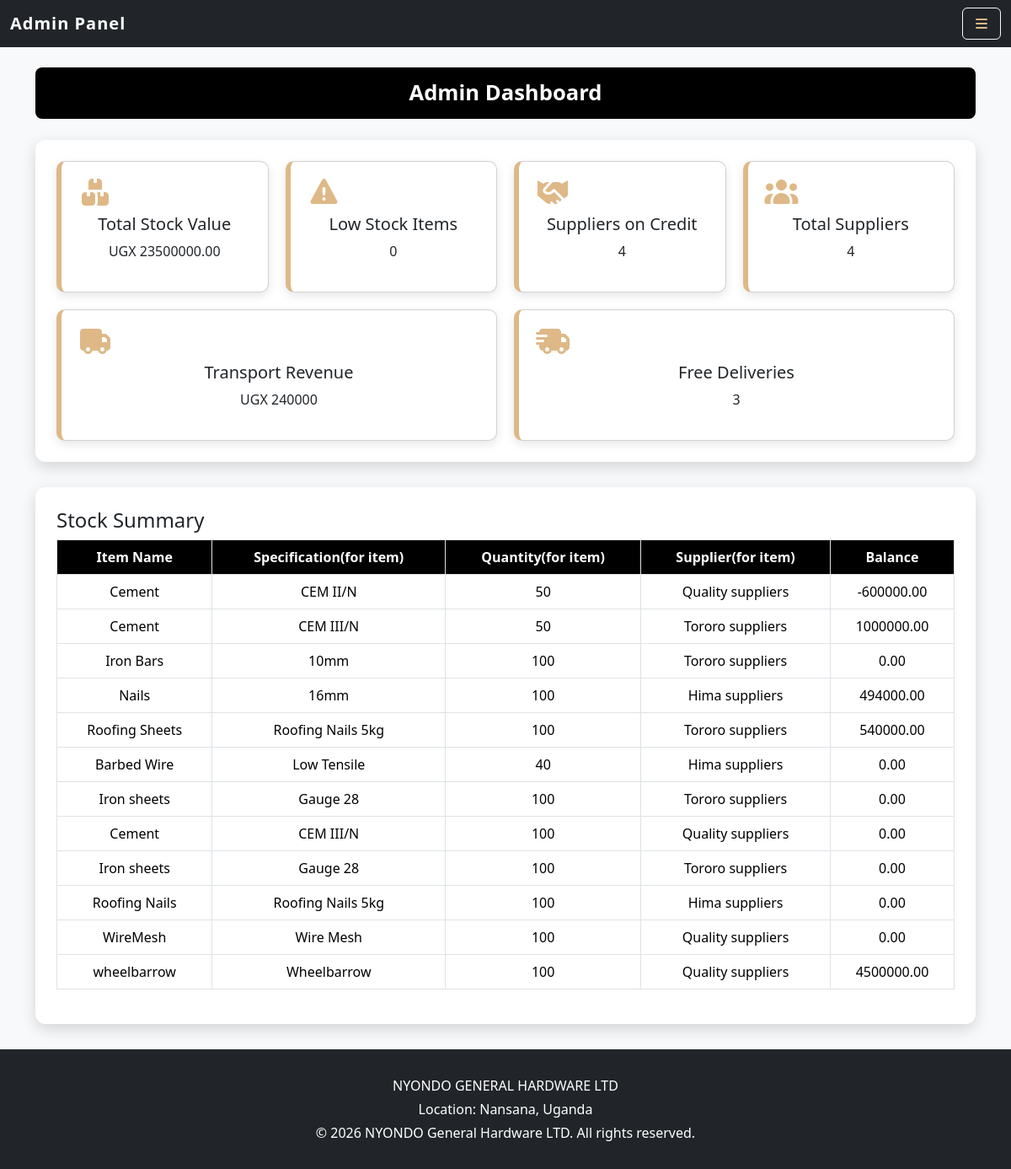
Before: /dashboard/ (signed in) with the older database file.
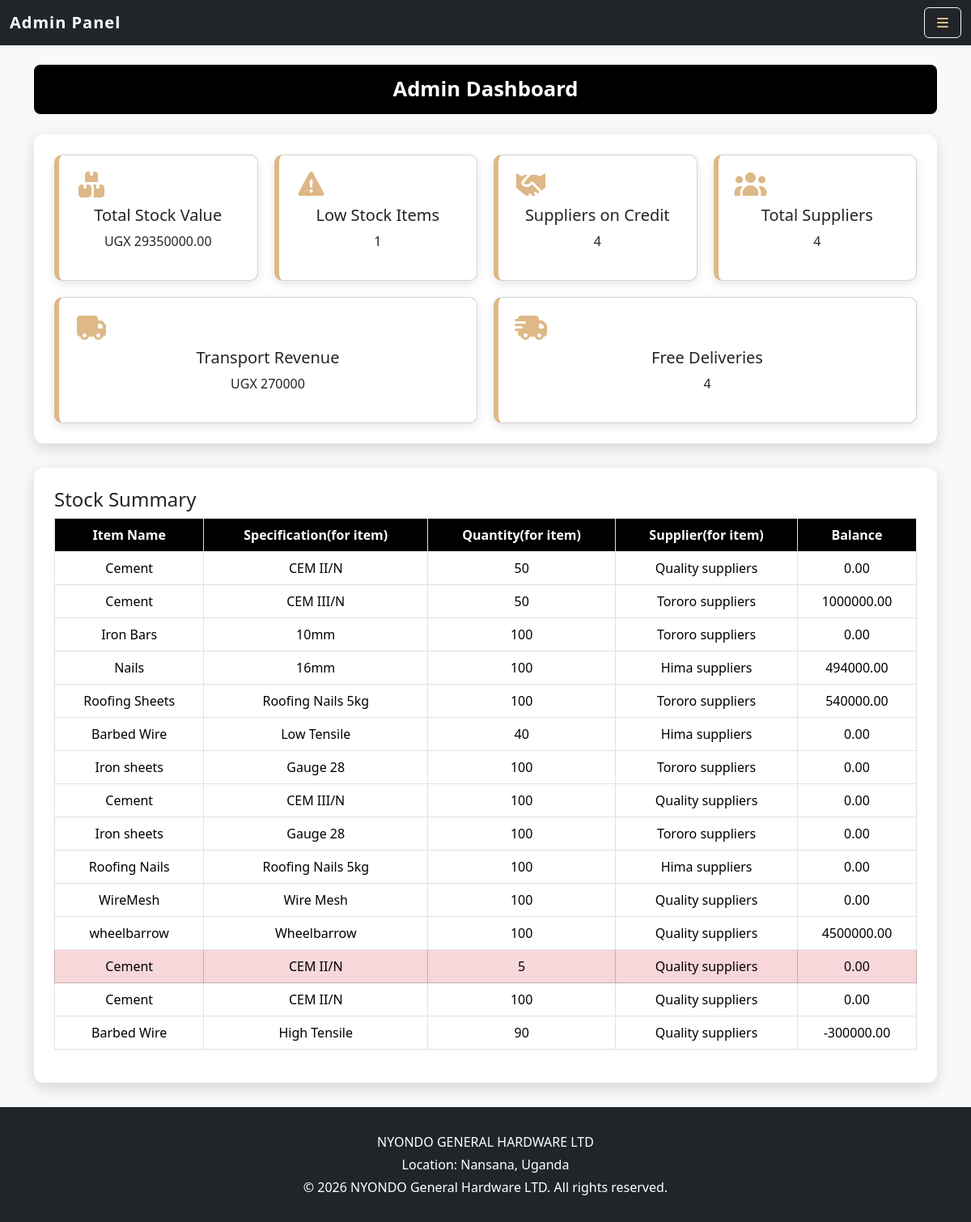
After: the same page with the newer database file.
### dupapp/models.py (models this page shows, shortened)
class Stock(models.Model):
    item_name = models.CharField(max_length=50)
    specification = models.CharField(max_length=100,blank=True)
    quantity = models.IntegerField()
    unit_cost = models.DecimalField(max_digits=10,decimal_places=2)
    selling_price = models.DecimalField(max_digits=10,decimal_places=2 )
    supplier = models.ForeignKey(Supplier,on_delete=models.CASCADE,related_name='stocks')
    date_received = models.DateTimeField(auto_now_add=True)
    payment_method = models.CharField(max_length=20,choices=[
            ('Cash', 'Cash'),
            ('Credit', 'Credit')
        ]
    )
    amount_paid = models.DecimalField(max_digits=10,decimal_places=2,default=0)
    def balance(self):
        return (self.quantity * self.unit_cost) - self.amount_paid
    def stock_value(self):
        return self.quantity * self.unit_cost

class Supplier(models.Model):
    name = models.CharField(max_length=100, unique=True)
    email = models.EmailField(unique=True)
    contact = models.CharField(max_length=20,blank=True,null=True)
    address = models.CharField(max_length=200,blank=True,null=True)

### dupapp/views.py (the view)
# urls.py: path("dashboard/", views.admin_dashboard, name="admin_dashboard"),
@login_required
def admin_dashboard(request):
    stocks = Stock.objects.all()
    suppliers = Supplier.objects.all()
    low_stock = stocks.filter(quantity__lt=10)
    supplier_credit = Sale.objects.filter(payment_method="Credit")
    total_stock_value = sum([s.stock_value() for s in stocks]) if stocks else 0
    transport_revenue = Sale.objects.aggregate(Sum('transport_cost'))['transport_cost__sum'] or 0
    free_deliveries = Sale.objects.filter(transport_cost=0).count()
    context = {
        "stocks": stocks,
        "suppliers": suppliers,
        "low_stock": low_stock,
        "supplier_credit": supplier_credit,
        "total_stock_value": total_stock_value,
        "transport_revenue": transport_revenue,
        "free_deliveries": free_deliveries,
    }
    return render(request, "admin_dashboard.html", context)

### dupapp/templates/admin_dashboard.html (shortened to what this page needs)
{% extends "base_admin.html" %}
{% block content %}
<h2 class="page-heading">Admin Dashboard</h2>
<div class="cards-container">
  <div class="card text-dark">
    <i class="fas fa-boxes"></i>
    <h5>Total Stock Value</h5>
    <p>UGX {{ total_stock_value }}</p>
  </div>
  <div class="card text-dark">
    <i class="fas fa-exclamation-triangle "></i>
    <h5>Low Stock Items</h5>
    <p>{{ low_stock.count }}</p>
  </div>
  <div class="card  text-dark">
    <i class="fas fa-handshake"></i>
    <h5>Suppliers on Credit</h5>
    <p>{{ supplier_credit.count }}</p>
  </div>
  <div class="card text-dark">
    <i class="fas fa-users"></i>
    <h5>Total Suppliers</h5>
    <p>{{ suppliers.count }}</p>
  </div>
  <div class="card text-dark">
    <i class="fas fa-truck"></i>
    <h5>Transport Revenue</h5>
    <p>UGX {{ transport_revenue }}</p>
  </div>
  <div class="card text-dark">
    <i class="fas fa-shipping-fast"></i>
    <h5>Free Deliveries</h5>
    <p>{{ free_deliveries }}</p>
  </div>
</div>
<div class="fields-container">
  <h4>Stock Summary</h4>
  <table class="table table-bordered">
    <thead>
      <tr>
        <th>Item Name</th>
        <th>Specification(for item)</th>
        <th>Quantity(for item)</th>
        <th>Supplier(for item)</th>
        <th>Balance</th>
      </tr>
    </thead>
    <tbody>
      {% for stock in stocks %}
        <tr {% if stock.quantity < 10 %} class="table-danger" {% endif %}>
          <td>{{ stock.item_name }}</td>
          <td>{{ stock.specification }}</td>
          <td>{{ stock.quantity }}</td>
          <td>{{ stock.supplier.name }}</td>
          <td>{{ stock.balance }}</td>
        </tr>
      {% endfor %}
    </tbody>
  </table>
  </div>
{% endblock %}

Changed rows visible on the page:
changed Stock (number 1 of 15 on the later page): balance "-600000.00" → "0.00"
added Stock: item_name "Cement", specification "CEM II/N", quantity "5", supplier.name "Quality suppliers", balance "0.00"
added Stock: item_name "Cement", specification "CEM II/N", quantity "100", supplier.name "Quality suppliers", balance "0.00"
added Stock: item_name "Barbed Wire", specification "High Tensile", quantity "90", supplier.name "Quality suppliers", balance "-300000.00"
Other visible differences:
{{ total_stock_value }}: "23500000.00" → "29350000.00"
{{ low_stock.count }}: "0" → "1"
{{ transport_revenue }}: "240000" → "270000"
{{ free_deliveries }}: "3" → "4"
